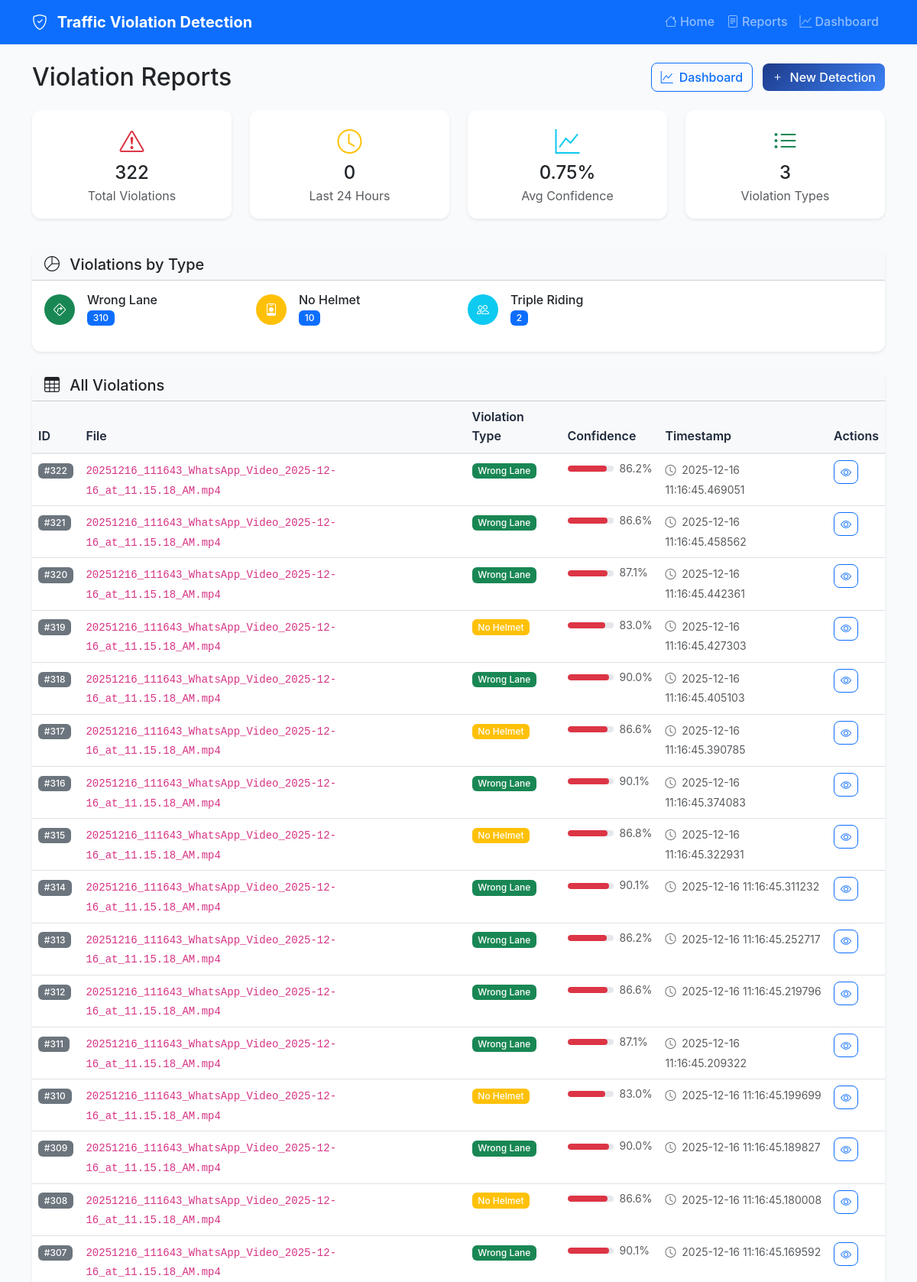
Page /reports (upper part) on the committed database.
### tables this page shows
CREATE TABLE violations (
            id INTEGER PRIMARY KEY AUTOINCREMENT,
            filename TEXT NOT NULL,
            violation_type TEXT NOT NULL,
            confidence REAL NOT NULL,
            timestamp DATETIME NOT NULL,
            result_image TEXT,
            created_at DATETIME DEFAULT CURRENT_TIMESTAMP
        );

### main.py (the view)
@app.route('/reports')
def reports():
    violations = get_violations()
    stats = get_violation_stats()
    return render_template('reports.html', violations=violations, stats=stats)

### database.py (called while the page is built)
def get_db_connection():
    conn = sqlite3.connect(DATABASE_PATH)
    conn.row_factory = sqlite3.Row
    return conn

def get_violations(filename: Optional[str] = None, limit: int = 100) -> List[Dict]:
    conn = get_db_connection()
    cursor = conn.cursor()
    if filename:
        cursor.execute('''
            SELECT * FROM violations
            WHERE filename = ?
            ORDER BY timestamp DESC
            LIMIT ?
        ''', (filename, limit))
    else:
        cursor.execute('''
            SELECT * FROM violations
            ORDER BY timestamp DESC
            LIMIT ?
        ''', (limit,))
    violations = []
    for row in cursor.fetchall():
        violations.append({
            'id': row['id'],
            'filename': row['filename'],
            'violation_type': row['violation_type'],
            'confidence': row['confidence'],
            'timestamp': row['timestamp'],
            'result_image': row['result_image']
        })
    conn.close()
    return violations

### templates/reports.html (shortened to what this page needs)
{% extends "base.html" %}
{% block content %}
<div class="container">
    <div class="row mb-4">
        <div class="col-12">
            <div class="d-flex justify-content-between align-items-center">
                <h2 class="mb-0">Violation Reports</h2>
                <div>
                    <a href="{{ url_for('dashboard') }}" class="btn btn-outline-primary me-2">
                        <i class="bi bi-graph-up me-2"></i>Dashboard
                    </a>
                    <a href="{{ url_for('home') }}" class="btn btn-primary">
                        <i class="bi bi-plus me-2"></i>New Detection
                    </a>
                </div>
            </div>
        </div>
    </div>
    <div class="row mb-4">
        <div class="col-md-3 mb-3">
            <div class="card border-0 shadow-sm">
                <div class="card-body text-center">
                    <i class="bi bi-exclamation-triangle text-danger fs-2 mb-2"></i>
                    <h4 class="mb-1">{{ stats.total_violations }}</h4>
                    <p class="text-muted mb-0">Total Violations</p>
                </div>
            </div>
        </div>
        <div class="col-md-3 mb-3">
            <div class="card border-0 shadow-sm">
                <div class="card-body text-center">
                    <i class="bi bi-clock text-warning fs-2 mb-2"></i>
                    <h4 class="mb-1">{{ stats.recent_violations }}</h4>
                    <p class="text-muted mb-0">Last 24 Hours</p>
                </div>
            </div>
        </div>
        <div class="col-md-3 mb-3">
            <div class="card border-0 shadow-sm">
                <div class="card-body text-center">
                    <i class="bi bi-graph-up text-info fs-2 mb-2"></i>
                    <h4 class="mb-1">{{ stats.avg_confidence }}%</h4>
                    <p class="text-muted mb-0">Avg Confidence</p>
                </div>
            </div>
        </div>
        <div class="col-md-3 mb-3">
            <div class="card border-0 shadow-sm">
                <div class="card-body text-center">
                    <i class="bi bi-list-ul text-success fs-2 mb-2"></i>
                    <h4 class="mb-1">{{ stats.violations_by_type|length }}</h4>
                    <p class="text-muted mb-0">Violation Types</p>
                </div>
            </div>
        </div>
    </div>
    {% if stats.violations_by_type %}
    <div class="row mb-4">
        <div class="col-12">
            <div class="card border-0 shadow-sm">
                <div class="card-header bg-light">
                    <h5 class="card-title mb-0">
                        <i class="bi bi-pie-chart me-2"></i>
                        Violations by Type
                    </h5>
                </div>
                <div class="card-body">
                    <div class="row">
                        {% for violation_type, count in stats.violations_by_type.items() %}
                        <div class="col-md-6 col-lg-3 mb-3">
                            <div class="d-flex align-items-center">
                                <div class="bg-{{ 'danger' if violation_type == 'red_light_jump' else 'warning' if violation_type == 'no_helmet' else 'info' if violation_type == 'triple_riding' else 'success' }} rounded-circle d-flex align-items-center justify-content-center me-3"
                                     style="width: 40px; height: 40px;">
                                    <i class="bi bi-{{ 'traffic-light' if violation_type == 'red_light_jump' else 'person-badge' if violation_type == 'no_helmet' else 'people' if violation_type == 'triple_riding' else 'sign-turn-right' }} text-white"></i>
                                </div>
                                <div>
                                    <h6 class="mb-0">{{ violation_type.replace('_', ' ').title() }}</h6>
                                    <span class="badge bg-primary">{{ count }}</span>
                                </div>
                            </div>
                        </div>
                        {% endfor %}
                    </div>
                </div>
            </div>
        </div>
    </div>
    {% endif %}
    <div class="row">
        <div class="col-12">
            <div class="card border-0 shadow-sm">
                <div class="card-header bg-light">
                    <h5 class="card-title mb-0">
                        <i class="bi bi-table me-2"></i>
                        All Violations
                    </h5>
                </div>
                <div class="card-body p-0">
                    {% if violations %}
                        <div class="table-responsive">
                            <table class="table table-hover mb-0">
                                <thead class="table-light">
                                    <tr>
                                        <th>ID</th>
                                        <th>File</th>
                                        <th>Violation Type</th>
                                        <th>Confidence</th>
                                        <th>Timestamp</th>
                                        <th>Actions</th>
                                    </tr>
                                </thead>
                                <tbody>
                                    {% for violation in violations %}
                                    <tr>
                                        <td>
                                            <span class="badge bg-secondary">#{{ violation.id }}</span>
                                        </td>
                                        <td>
                                            <code class="small">{{ violation.filename }}</code>
                                        </td>
                                        <td>
                                            <span class="badge bg-{{ 'danger' if violation.violation_type == 'red_light_jump' else 'warning' if violation.violation_type == 'no_helmet' else 'info' if violation.violation_type == 'triple_riding' else 'success' }}">
                                                {{ violation.violation_type.replace('_', ' ').title() }}
                                            </span>
                                        </td>
                                        <td>
                                            <div class="d-flex align-items-center">
                                                <div class="progress me-2" style="width: 60px; height: 8px;">
                                                    <div class="progress-bar bg-{{ 'danger' if violation.confidence > 0.8 else 'warning' if violation.confidence > 0.6 else 'info' }}"
                                                         style="width: {{ violation.confidence * 100 }}%"></div>
                                                </div>
                                                <small class="text-muted">{{ (violation.confidence * 100)|round(1) }}%</small>
                                            </div>
                                        </td>
                                        <td>
                                            <small class="text-muted">
                                                <i class="bi bi-clock me-1"></i>
                                                {{ violation.timestamp }}
                                            </small>
                                        </td>
                                        <td>
                                            {% if violation.result_image %}
                                            <button class="btn btn-sm btn-outline-primary"
                                                    onclick="viewImage('{{ violation.result_image }}')">
                                                <i class="bi bi-eye"></i>
                                            </button>
                                            {% endif %}
                                        </td>
                                    </tr>
                                    {% endfor %}
                                </tbody>
                            </table>
                        </div>
                    {% endif %}
                </div>
            </div>
        </div>
    </div>
</div>
{% endblock %}

### templates/base.html (shortened to what this page needs)
<!DOCTYPE html>
<html lang="en">
<head>
    <link href="https://cdn.jsdelivr.net/npm/bootstrap@5.3.0/dist/css/bootstrap.min.css" rel="stylesheet">
    <link href="https://cdn.jsdelivr.net/npm/bootstrap-icons@1.10.0/font/bootstrap-icons.css" rel="stylesheet">
    <link href="{{ url_for('static', filename='css/style.css') }}" rel="stylesheet">
</head>
<body>
    <nav class="navbar navbar-expand-lg navbar-dark bg-primary">
        <div class="container">
            <a class="navbar-brand fw-bold" href="{{ url_for('home') }}">
                <i class="bi bi-shield-check me-2"></i>
                Traffic Violation Detection
            </a>
            <div class="collapse navbar-collapse" id="navbarNav">
                <ul class="navbar-nav ms-auto">
                    <li class="nav-item">
                        <a class="nav-link" href="{{ url_for('home') }}">
                            <i class="bi bi-house me-1"></i>Home
                        </a>
                    </li>
                    <li class="nav-item">
                        <a class="nav-link" href="{{ url_for('reports') }}">
                            <i class="bi bi-file-text me-1"></i>Reports
                        </a>
                    </li>
                    <li class="nav-item">
                        <a class="nav-link" href="{{ url_for('dashboard') }}">
                            <i class="bi bi-graph-up me-1"></i>Dashboard
                        </a>
                    </li>
                </ul>
            </div>
        </div>
    </nav>
    <main class="container-fluid py-4">
        {% block content %}{% endblock %}
    </main>
</body>
</html>

### static/css/style.css (style rules this page uses)
:root { --primary-color: #1e3a8a; --secondary-color: #3b82f6; --success-color: #10b981; --warning-color: #f59e0b; --danger-color: #ef4444; --info-color: #06b6d4; --light-color: #f8fafc; --dark-color: #1e293b; }
body { font-family: 'Inter', -apple-system, BlinkMacSystemFont, 'Segoe UI', Roboto, sans-serif; background-color: #f8fafc; line-height: 1.6; }
.navbar-brand { font-weight: 700; font-size: 1.25rem; }
.navbar-nav .nav-link { font-weight: 500; transition: color 0.3s ease; }
.card { border-radius: 12px; transition: transform 0.2s ease, box-shadow 0.2s ease; }
.card-header { border-radius: 12px 12px 0 0 !important; font-weight: 600; }
.btn { border-radius: 8px; font-weight: 500; transition: all 0.3s ease; }
.btn-primary { background: linear-gradient(135deg, var(--primary-color), var(--secondary-color)); border: none; }
.progress { border-radius: 6px; background-color: #e5e7eb; }
.progress-bar { border-radius: 6px; }
.badge { font-weight: 500; border-radius: 6px; }
.table { border-radius: 8px; overflow: hidden; }
.table thead th { border-bottom: 2px solid #e5e7eb; font-weight: 600; color: var(--dark-color); }
.table tbody tr { transition: background-color 0.2s ease; }
.fade-in { animation: fadeIn 0.5s ease-in; }

### rows in the picture
violations: id "322", filename "20251216_111643_WhatsApp_Video_2025-12-16_at_11.15.18_AM.mp4", violation_type.replace "Wrong Lane", (violation.confidence*100)|round(1) "86.2", timestamp "2025-12-16 11:16:45.469051"
violations: id "321", filename "20251216_111643_WhatsApp_Video_2025-12-16_at_11.15.18_AM.mp4", violation_type.replace "Wrong Lane", (violation.confidence*100)|round(1) "86.6", timestamp "2025-12-16 11:16:45.458562"
violations: id "320", filename "20251216_111643_WhatsApp_Video_2025-12-16_at_11.15.18_AM.mp4", violation_type.replace "Wrong Lane", (violation.confidence*100)|round(1) "87.1", timestamp "2025-12-16 11:16:45.442361"
violations: id "319", filename "20251216_111643_WhatsApp_Video_2025-12-16_at_11.15.18_AM.mp4", violation_type.replace "No Helmet", (violation.confidence*100)|round(1) "83.0", timestamp "2025-12-16 11:16:45.427303"
violations: id "318", filename "20251216_111643_WhatsApp_Video_2025-12-16_at_11.15.18_AM.mp4", violation_type.replace "Wrong Lane", (violation.confidence*100)|round(1) "90.0", timestamp "2025-12-16 11:16:45.405103"
violations: id "317", filename "20251216_111643_WhatsApp_Video_2025-12-16_at_11.15.18_AM.mp4", violation_type.replace "No Helmet", (violation.confidence*100)|round(1) "86.6", timestamp "2025-12-16 11:16:45.390785"
violations: id "316", filename "20251216_111643_WhatsApp_Video_2025-12-16_at_11.15.18_AM.mp4", violation_type.replace "Wrong Lane", (violation.confidence*100)|round(1) "90.1", timestamp "2025-12-16 11:16:45.374083"
violations: id "315", filename "20251216_111643_WhatsApp_Video_2025-12-16_at_11.15.18_AM.mp4", violation_type.replace "No Helmet", (violation.confidence*100)|round(1) "86.8", timestamp "2025-12-16 11:16:45.322931"
violations: id "314", filename "20251216_111643_WhatsApp_Video_2025-12-16_at_11.15.18_AM.mp4", violation_type.replace "Wrong Lane", (violation.confidence*100)|round(1) "90.1", timestamp "2025-12-16 11:16:45.311232"
violations: id "313", filename "20251216_111643_WhatsApp_Video_2025-12-16_at_11.15.18_AM.mp4", violation_type.replace "Wrong Lane", (violation.confidence*100)|round(1) "86.2", timestamp "2025-12-16 11:16:45.252717"
violations: id "312", filename "20251216_111643_WhatsApp_Video_2025-12-16_at_11.15.18_AM.mp4", violation_type.replace "Wrong Lane", (violation.confidence*100)|round(1) "86.6", timestamp "2025-12-16 11:16:45.219796"
violations: id "311", filename "20251216_111643_WhatsApp_Video_2025-12-16_at_11.15.18_AM.mp4", violation_type.replace "Wrong Lane", (violation.confidence*100)|round(1) "87.1", timestamp "2025-12-16 11:16:45.209322"
violations: id "310", filename "20251216_111643_WhatsApp_Video_2025-12-16_at_11.15.18_AM.mp4", violation_type.replace "No Helmet", (violation.confidence*100)|round(1) "83.0", timestamp "2025-12-16 11:16:45.199699"
violations: id "309", filename "20251216_111643_WhatsApp_Video_2025-12-16_at_11.15.18_AM.mp4", violation_type.replace "Wrong Lane", (violation.confidence*100)|round(1) "90.0", timestamp "2025-12-16 11:16:45.189827"
violations: id "308", filename "20251216_111643_WhatsApp_Video_2025-12-16_at_11.15.18_AM.mp4", violation_type.replace "No Helmet", (violation.confidence*100)|round(1) "86.6", timestamp "2025-12-16 11:16:45.180008"
violations: id "307", filename "20251216_111643_WhatsApp_Video_2025-12-16_at_11.15.18_AM.mp4", violation_type.replace "Wrong Lane", (violation.confidence*100)|round(1) "90.1", timestamp "2025-12-16 11:16:45.169592"

### other values in the picture
{{ stats.total_violations }} "322"
{{ stats.recent_violations }} "0"
{{ stats.avg_confidence }} "0.75"
{{ stats.violations_by_type|length }} "3"
{{ violation_type.replace('_', ' ').title() }} "Wrong Lane" "No Helmet" "Triple Riding"
{{ count }} "310" "10" "2"
